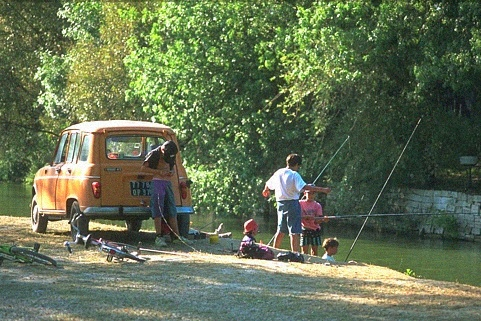
#> input picture DATA/noisy/test/102062_gauss.jpg, 481 x 321 px, given as the content of the folder DATA/original, which was not available
$ python generate_three_noisy_variants.py
#> lines starting #> are read from the running program, lines starting #| are printed output that depends on the picture; pictures that were not available may be replaced by others from this repository, and a replacement may not be noted
#> call 3 of process_and_save_noisy, with out_dir = 'DATA/noisy/test'
#> in process_and_save_noisy, img is the input picture: shape (321, 481, 3); mean B, G, R 83, 112.4, 99.2
import os
import cv2
import csv
import random
import numpy as np
from typing import List, Tuple

# params
train_ratio = 0.70
val_ratio   = 0.15
test_ratio  = 0.15

# Paths
root_folder = 'DATA'
original_folder = os.path.join(root_folder, 'original')
noisy_folder = os.path.join(root_folder, 'noisy')

# subfolders for sets
train_dir = os.path.join(noisy_folder, 'train')
val_dir  = os.path.join(noisy_folder, 'val')
test_dir  = os.path.join(noisy_folder, 'test')

# CSV annotations
train_csv_name = 'annotations_train.csv'
val_csv_name   = 'annotations_val.csv'
test_csv_name  = 'annotations_test.csv'

########################################################
# NOISE FUNCTIONS

def add_gaussian_noise(image, mean=0, std=25):
#> called with mean = 1, std = 23.95
    float_img = image.astype(np.float32)
    noise = np.random.normal(mean, std, float_img.shape)
    noisy_img = float_img + noise
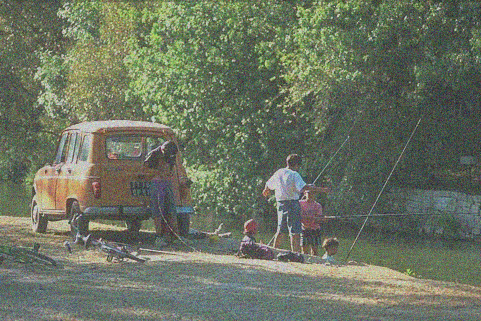
#> noisy_img: shape (321, 481, 3) float64; mean B, G, R 84, 113.6, 100.2; drawn with min black and max white
    noisy_img = np.clip(noisy_img, 0, 255).astype(np.uint8)
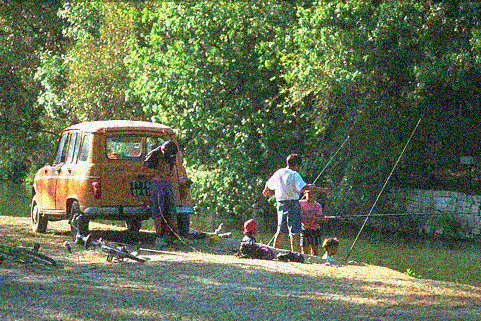
#> noisy_img: shape (321, 481, 3); mean B, G, R 83.6, 112.7, 99.5
    return noisy_img

def add_poisson_noise(image, scale=1.0):
#> called with scale = 1.13
    float_img = image.astype(np.float32)
    max_val = 255.0
    norm_img = float_img / max_val
    poisson_vals = np.random.poisson(norm_img * scale * max_val)
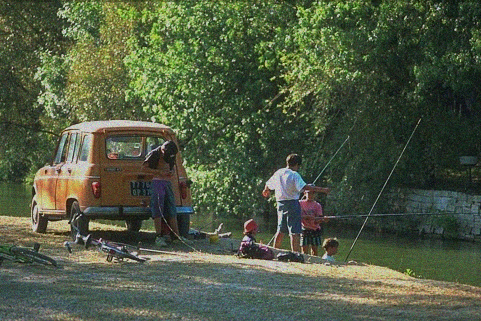
#> poisson_vals: shape (321, 481, 3) int64; mean B, G, R 93.8, 127, 112.1; drawn with min black and max white
    noisy_img = (poisson_vals / (scale * max_val)) * max_val
    noisy_img = np.clip(noisy_img, 0, 255).astype(np.uint8)
    return noisy_img

def add_salt_and_pepper_noise(image, prob=0.01):
#> called with prob = 0.015
    noisy_img = np.copy(image)
    random_matrix = np.random.rand(noisy_img.shape[0], noisy_img.shape[1])
    # Add pepper
    pepper_coords = random_matrix < (prob / 2)
    noisy_img[pepper_coords] = 0
    # add salt
    salt_coords = (random_matrix >= (prob / 2)) & (random_matrix < prob)
    noisy_img[salt_coords] = 255
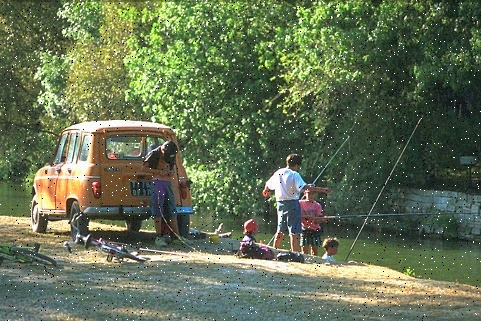
#> noisy_img: shape (321, 481, 3); mean B, G, R 83.6, 112.6, 99.6
    return noisy_img

def get_all_original_images(folder):
    extensions = ('.png', '.jpg', '.jpeg')
    all_images = []
    for file_name in os.listdir(folder):
        if file_name.lower().endswith(extensions):
            full_path = os.path.join(folder, file_name)
            all_images.append(full_path)
    return all_images

########################################################
# Main part

def main():

    # Gather all clean image paths from original_folder
    original_files = get_all_original_images(original_folder)

    # Shuffle files before splitting
    random.shuffle(original_files)

    total_images = len(original_files)
    train_count = int(train_ratio * total_images)
    val_count   = int(val_ratio * total_images)

    # split files per ratio
    train_clean = original_files[:train_count]
    val_clean   = original_files[train_count : train_count + val_count]
    test_clean  = original_files[train_count + val_count:]

    print(f"Total origianl Images: {total_images}")
    print(f"Train: {len(train_clean)}, Val: {len(val_clean)}, Test: {len(test_clean)}")

    # write CSV
    train_csv = open(train_csv_name, 'w', newline='')
    val_csv   = open(val_csv_name,   'w', newline='')
    test_csv  = open(test_csv_name,  'w', newline='')

    train_writer = csv.writer(train_csv)
    val_writer   = csv.writer(val_csv)
    test_writer  = csv.writer(test_csv)

    # add headers to files
    header = ['noisy_image_path', 'original_image_path', 'noise_type', 'noise_params']
    train_writer.writerow(header)
    val_writer.writerow(header)
    test_writer.writerow(header)

    # define a function to process each set
    def process_and_save_noisy(original_path, out_dir, csv_writer):
        for path in original_path:
            # Load the original image
            img = cv2.imread(path)
            if img is None:
                continue

            # Gaussian noise
            mean = random.randint(-5, 5)
            std = round(random.uniform(5, 30), 2)
            gauss_img = add_gaussian_noise(img, mean=mean, std=std)
            gauss_filename = os.path.splitext(os.path.basename(path))[0] + '_gauss.jpg'
            gauss_outpath = os.path.join(out_dir, gauss_filename)
            cv2.imwrite(gauss_outpath, gauss_img)

            csv_writer.writerow([
                gauss_outpath,
                path,
                'gaussian',
                f"mean={mean},std={std}"
            ])

            # Poisson noise
            scale = round(random.uniform(0.5, 2.0), 2)
            poisson_img = add_poisson_noise(img, scale=scale)
            poisson_filename = os.path.splitext(os.path.basename(path))[0] + '_poisson.jpg'
            poisson_outpath = os.path.join(out_dir, poisson_filename)
            cv2.imwrite(poisson_outpath, poisson_img)

            csv_writer.writerow([
                poisson_outpath,
                path,
                'poisson',
                f"scale={scale}"
            ])

            # Salt & Pepper noise

            if random.random() < 0.5:
                sp_prob = round(random.uniform(0.01, 0.02), 3)
            else:
                sp_prob = round(random.uniform(0.03, 0.05), 3)

            sp_img = add_salt_and_pepper_noise(img, prob=sp_prob)
            sp_filename = os.path.splitext(os.path.basename(path))[0] + '_sp.jpg'
            sp_outpath = os.path.join(out_dir, sp_filename)
            cv2.imwrite(sp_outpath, sp_img)

            csv_writer.writerow([
                sp_outpath,
                path,
                'salt_and_pepper',
                f"prob={sp_prob}"
            ])

    # Generate noisy images for each split
    print("Processing train set...")
    process_and_save_noisy(train_clean, train_dir, train_writer)

    print("Processing val set...")
    process_and_save_noisy(val_clean, val_dir, val_writer)

    print("Processing test set...")
    process_and_save_noisy(test_clean, test_dir, test_writer)

    # Close CSV files
    train_csv.close()
    val_csv.close()
    test_csv.close()

    print("Done! Noisy images generated and CSV files created!")

if __name__ == '__main__':
    main()

$ run again, on DATA/noisy/train/103041_poisson.jpg
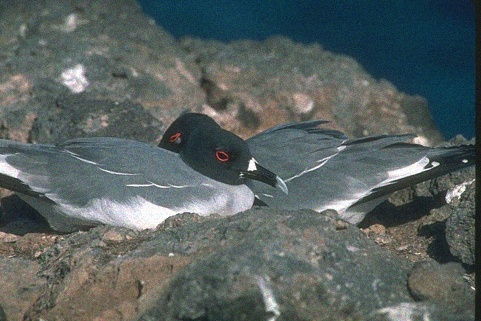
#> input picture DATA/noisy/train/103041_poisson.jpg, 481 x 321 px, given as the content of the folder DATA/original, which was not available
#> in process_and_save_noisy, img is the input picture: shape (321, 481, 3); mean B, G, R 96.8, 97.8, 88.2
#> in add_poisson_noise, `poisson_vals = np.random.poisson(norm_img * scale * max_val)`:
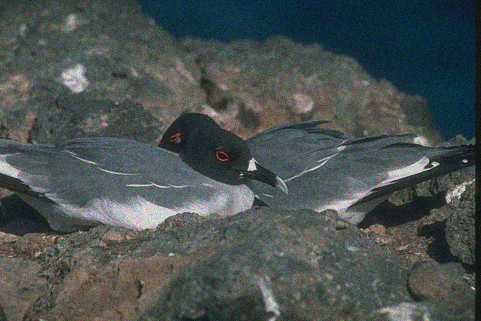
#> poisson_vals: shape (321, 481, 3) int64; mean B, G, R 109.4, 110.6, 99.6; drawn with min black and max white
#> in add_salt_and_pepper_noise, `noisy_img[salt_coords] = 255`:
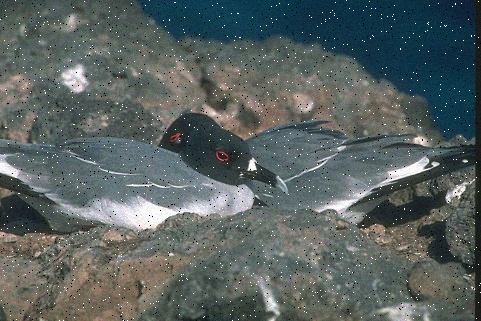
#> noisy_img: shape (321, 481, 3); mean B, G, R 97.3, 98.3, 88.8

$ run again, on DATA/noisy/train/105027_gauss.jpg
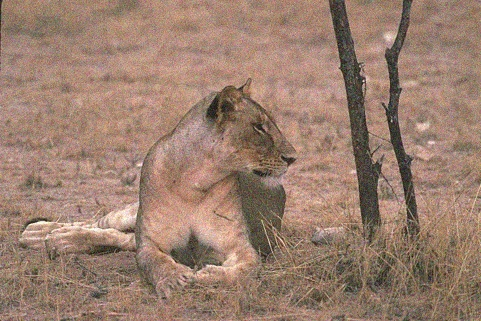
#> input picture DATA/noisy/train/105027_gauss.jpg, 481 x 321 px, given as the content of the folder DATA/original, which was not available
#> in process_and_save_noisy, img is the input picture: shape (321, 481, 3); mean B, G, R 110.8, 127.2, 155.7
#> in add_poisson_noise, `poisson_vals = np.random.poisson(norm_img * scale * max_val)`:
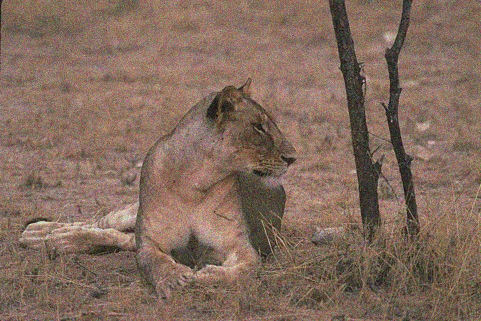
#> poisson_vals: shape (321, 481, 3) int64; mean B, G, R 125.3, 143.7, 175.9; drawn with min black and max white
#> in add_salt_and_pepper_noise, `noisy_img[salt_coords] = 255`:
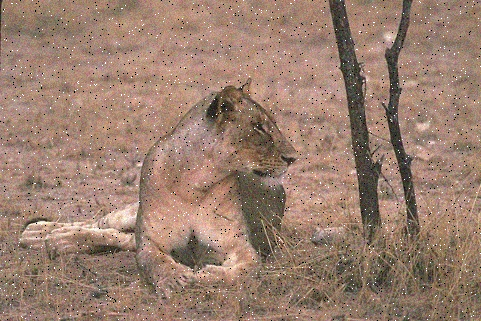
#> noisy_img: shape (321, 481, 3); mean B, G, R 111, 127.2, 155.2

$ run again, on DATA/noisy/val/101085_gauss.jpg
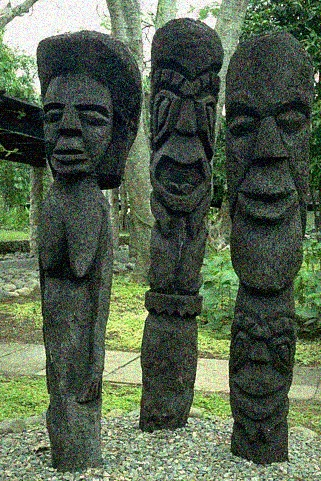
#> input picture DATA/noisy/val/101085_gauss.jpg, 321 x 481 px, given as the content of the folder DATA/original, which was not available
#> in process_and_save_noisy, img is the input picture: shape (481, 321, 3); mean B, G, R 77, 98.4, 84.3
#> in add_poisson_noise, `poisson_vals = np.random.poisson(norm_img * scale * max_val)`:
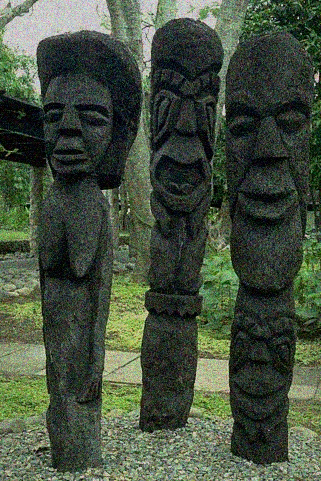
#> poisson_vals: shape (481, 321, 3) int64; mean B, G, R 87.1, 111.2, 95.3; drawn with min black and max white
#> in add_salt_and_pepper_noise, `noisy_img[salt_coords] = 255`:
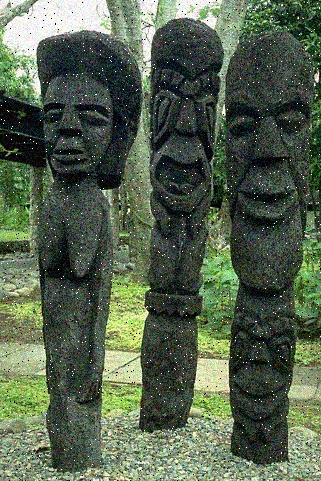
#> noisy_img: shape (481, 321, 3); mean B, G, R 77.8, 98.8, 84.9
